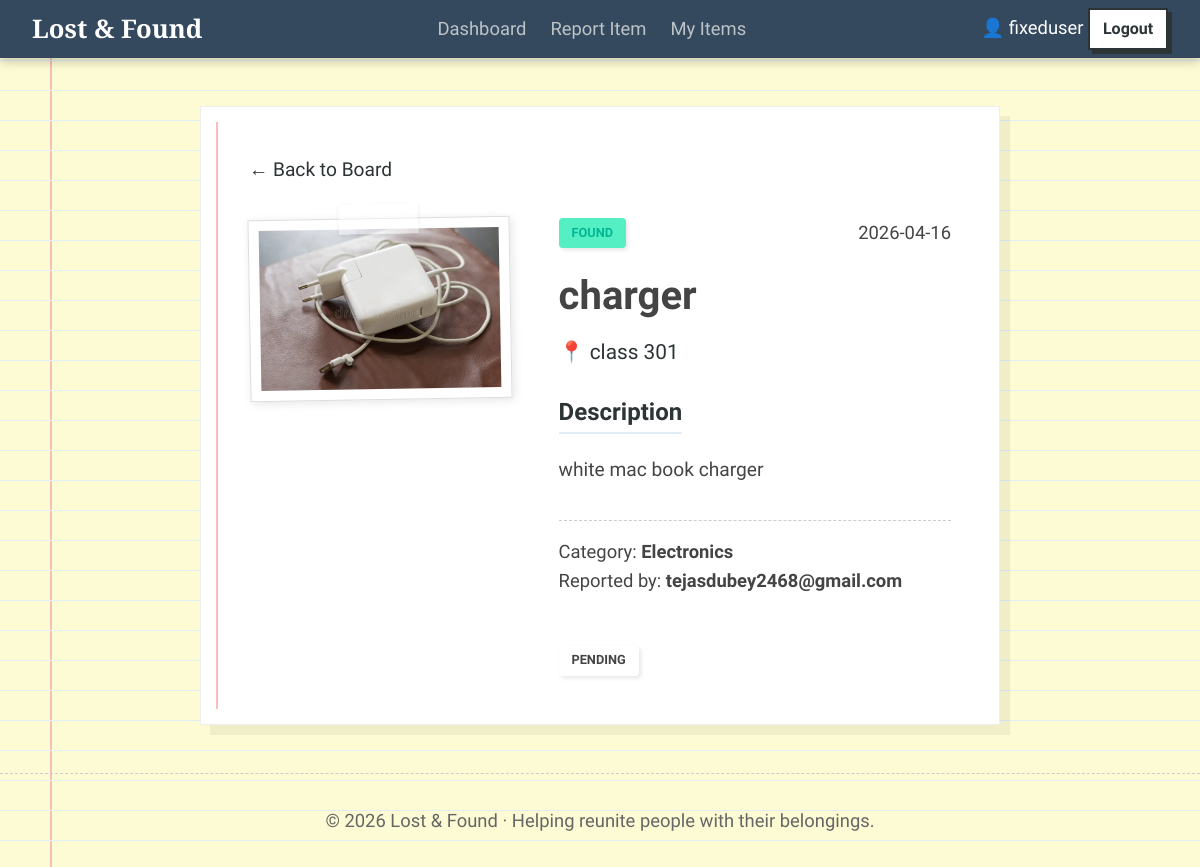
The page /item/11 (signed in) on the database its author committed.
### tables this page shows
CREATE TABLE items (
            id           INTEGER PRIMARY KEY AUTOINCREMENT,
            user_id      INTEGER NOT NULL,
            status       TEXT    NOT NULL CHECK(status IN ('Lost','Found')),
            title        TEXT    NOT NULL,
            description  TEXT    NOT NULL,
            category     TEXT    NOT NULL,
            location     TEXT    NOT NULL,
            image_path   TEXT,
            claim_status TEXT    NOT NULL DEFAULT 'Available'
                          CHECK(claim_status IN ('Available','Pending','Claimed')),
            claimant_id  INTEGER,
            created_at   DATETIME DEFAULT (datetime('now','localtime')), claim_details TEXT,
            FOREIGN KEY (user_id)    REFERENCES users(id) ON DELETE CASCADE,
            FOREIGN KEY (claimant_id) REFERENCES users(id)
        );

CREATE TABLE users (
            id            INTEGER PRIMARY KEY AUTOINCREMENT,
            username      TEXT    UNIQUE NOT NULL,
            email         TEXT    UNIQUE NOT NULL,
            password_hash TEXT    NOT NULL,
            created_at    DATETIME DEFAULT (datetime('now','localtime'))
        );

### app.py (the view)
@app.route('/item/<int:item_id>')
@login_required
def item_detail(item_id):
    db   = get_db()
    item = db.execute(
        """SELECT i.*, u.username FROM items i
           JOIN users u ON i.user_id = u.id
           WHERE i.id=?""", (item_id,)
    ).fetchone()
    db.close()
    if not item:
        abort(404)
    return render_template('item_detail.html', item=item)

### app.py (called while the page is built)
def login_required(f):
    @wraps(f)
    def decorated(*args, **kwargs):
        if 'user_id' not in session:
            flash('Please log in to continue.', 'info')
            return redirect(url_for('login'))
        return f(*args, **kwargs)
    return decorated

### database.py (called while the page is built)
def get_db():
    conn = sqlite3.connect(DB_PATH)
    conn.row_factory = sqlite3.Row
    conn.execute("PRAGMA foreign_keys = ON")
    return conn

### templates/item_detail.html (shortened to what this page needs)
{% extends "base.html" %}
{% block content %}
<div class="notepad-page-container">
  <div class="notepad-sheet">
    <a href="{{ url_for('dashboard') }}" class="back-link">← Back to Board</a>
    <div class="detail-layout">
      <div class="detail-img-side">
        {% if item.image_path %}
        <div class="detail-img-wrap" style="transform: rotate(-1deg); padding: 10px; background: #fff; box-shadow: 2px 2px 10px rgba(0,0,0,0.1); border: 1px solid #ddd;">
          <img src="{{ url_for('uploaded_file', filename=item.image_path) }}"
               alt="{{ item.title }}" style="width:100%; display:block;"/>
          <div class="tape-sticker" style="position:absolute; top:-15px; left:50%; transform:translateX(-50%); width:80px; height:30px; background:rgba(255,255,255,0.4); box-shadow:0 1px 3px rgba(0,0,0,0.1);"></div>
        </div>
        {% else %}
        <div class="detail-img-placeholder" style="height: 250px; background: #f9f9f9; border: 2px dashed #ddd; display: flex; align-items: center; justify-content: center; font-size: 3rem;">
          📷
        </div>
        {% endif %}
      </div>
      <div class="detail-text-side">
        <div style="display: flex; justify-content: space-between; align-items: center; margin-bottom: 1rem;">
          <span class="badge badge-{{ item.status|lower }}" style="position:static; transform:none;">{{ item.status }}</span>
          <span class="card-date">{{ item.created_at[:10] }}</span>
        </div>
        <h1 class="page-title" style="position:static; transform:none; left:0; text-align:left; font-size: 2.5rem; margin-bottom: 0.5rem;">
          {{ item.title }}
        </h1>
        <p class="hand-label" style="font-size: 1.3rem; margin-bottom: 1.5rem;">📍 {{ item.location }}</p>
        <div style="margin-bottom: 2rem;">
          <h3 class="hand-label" style="font-size: 1.5rem; border-bottom: 2px solid var(--line-blue); display: inline-block;">Description</h3>
          <p style="margin-top: 1rem; font-size: 1.2rem; line-height: 1.8; white-space: pre-wrap;">{{ item.description }}</p>
        </div>
        <div class="detail-meta-footer" style="padding-top: 1rem; border-top: 1px dashed #ccc; margin-top: 2rem;">
          <p>Category: <strong>{{ item.category }}</strong></p>
          <p>Reported by: <strong>{{ item.username }}</strong></p>
        </div>
        <div class="detail-actions" style="margin-top: 3rem;">
          {% if item.user_id == session.user_id %}
            <div style="display:flex; flex-direction:column; gap: 1rem;">
              {% if item.claim_status == 'Pending' %}
              <div class="claim-notice" style="background:#fff3cd; padding:1.5rem; border:1px solid #ffeeba; border-radius:4px; margin-bottom: 2rem;">
                <p style="margin-bottom: 1rem;">🔔 <strong>Action Required:</strong> Someone has requested to claim this item.</p>
                <div style="background: rgba(255,255,255,0.6); padding: 1rem; border-radius: 4px; margin-bottom: 1rem;">
                  <h4 class="hand-label" style="font-size: 1.1rem; border-bottom: 1px solid #f0ad4e;">Claimant's Message:</h4>
                  <p style="margin-top: 0.5rem; font-style: italic; white-space: pre-wrap;">"{{ item.claim_details or 'No details provided.' }}"</p>
                </div>
                <div style="display:flex; gap:1rem; margin-top: 0.5rem;">
                  <button class="btn btn-success btn-sm" onclick="resolveClaimBtn({{ item.id }}, 'approve', this)">Approve &amp; Return</button>
                  <button class="btn btn-danger btn-sm" onclick="resolveClaimBtn({{ item.id }}, 'reject', this)">Reject Claim</button>
                </div>
              </div>
              {% elif item.claim_status == 'Claimed' %}
              <p style="color:var(--success); font-weight:bold;">🎉 This item has been returned safely!</p>
              {% endif %}
              <button class="btn btn-danger btn-sm" onclick="confirmDelete(event, {{ item.id }})" style="align-self:flex-start;">🗑 Delete Report</button>
            </div>
          {% elif item.claim_status == 'Available' and item.status == 'Found' %}
            <button class="btn btn-success btn-lg" onclick="claimItem({{ item.id }}, this)" style="width:100%;">🤝 Claim This Item</button>
          {% else %}
            <div class="badge badge-{{ item.claim_status|lower }}" style="position:static; transform:none; display:inline-block;">{{ item.claim_status }}</div>
          {% endif %}
        </div>
      </div>
    </div>
  </div>
</div>
{% endblock %}

### static/css/style.css (style rules this page uses)
:root { --paper-yellow: #fdfbd3; --line-blue: #e1eef7; --margin-red: #fabdbd; --charcoal: #2d3436; --text: #444; --text-muted: #666; --primary: #d35400; --primary-dark: #b84800; --success: #27ae60; --danger: #c0392b; --tape-color: rgba(255, 255, 255, 0.4); --shadow-notepad: 0 4px 15px rgba(0,0,0,0.1); --font-main: 'Patrick Hand', cursive; --font-accent: 'Gochi Hand', cursive; --font-serif: 'Playfair Display', serif; }
*, *::before, *::after { box-sizing: border-box; margin: 0; padding: 0; }
html { scroll-behavior: smooth; }
body { font-family: var(--font-main); background: var(--paper-yellow); background-image: linear-gradient(var(--line-blue) 1px, transparent 1px), linear-gradient(90deg, var(--margin-red) 2px, transparent 2px); background-size: 100% 30px, 100% 100%; background-position: 0 0, 50px 0; background-attachment: fixed; color: var(--text); line-height: 1.6; min-height: 100vh; display: flex; flex-direction: column; font-size: 1.15rem; }
.badge { display: inline-block; padding: 0.3rem 0.8rem; border-radius: 4px; font-weight: 700; text-transform: uppercase; font-size: 0.8rem; transform: rotate(-5deg); position: absolute; top: 10px; right: 10px; z-index: 5; box-shadow: 2px 2px 4px rgba(0,0,0,0.1); }
.badge-found { background: #55efc4; color: #00b894; }
.notepad-page-container { display: flex; justify-content: center; padding: 3rem 2rem; }
.notepad-sheet { background: white; width: 100%; max-width: 800px; margin: 0 auto; padding: 3rem; box-shadow: 10px 10px 0px rgba(0,0,0,0.05); border: 1px solid #eee; position: relative; transition: transform 0.4s ease; }
.notepad-sheet::before { content: ""; position: absolute; top: 15px; left: 15px; right: 15px; bottom: 15px; border-left: 2px solid var(--margin-red); pointer-events: none; }
.notepad-sheet h1, .notepad-sheet h2 { font-family: var(--font-accent); margin-bottom: 1.5rem; text-align: center; }
.back-link { display: inline-block; margin-bottom: 2rem; color: var(--charcoal); text-decoration: none; font-family: var(--font-accent); font-size: 1.2rem; transition: color 0.2s; }
.hand-label { font-family: var(--font-accent); font-size: 1.5rem; display: block; margin-bottom: 0.2rem; color: var(--charcoal); }
.page-title { text-align: center; font-family: var(--font-serif); font-size: 3rem; margin-bottom: 1rem; position: relative; display: inline-block; left: 50%; transform: translateX(-50%); }
.page-title::after { content: ""; position: absolute; bottom: 0; left: 0; height: 8px; background: rgba(255, 234, 167, 0.5); width: 100%; z-index: -1; }
.detail-layout { display: flex; gap: 3rem; align-items: flex-start; }
.detail-img-side { flex: 1; min-width: 0; }
.detail-text-side { flex: 1.5; min-width: 0; }

### rows shown on the page
items: image_path (picture), status "FOUND", created_at "2026-04-16", title "charger", location "class 301", description "white mac book charger", category "Electronics", claim_status "PENDING"
users: username "tejasdubey2468@gmail.com"

### other values the page prints
{{ session.username }} "fixeduser"
